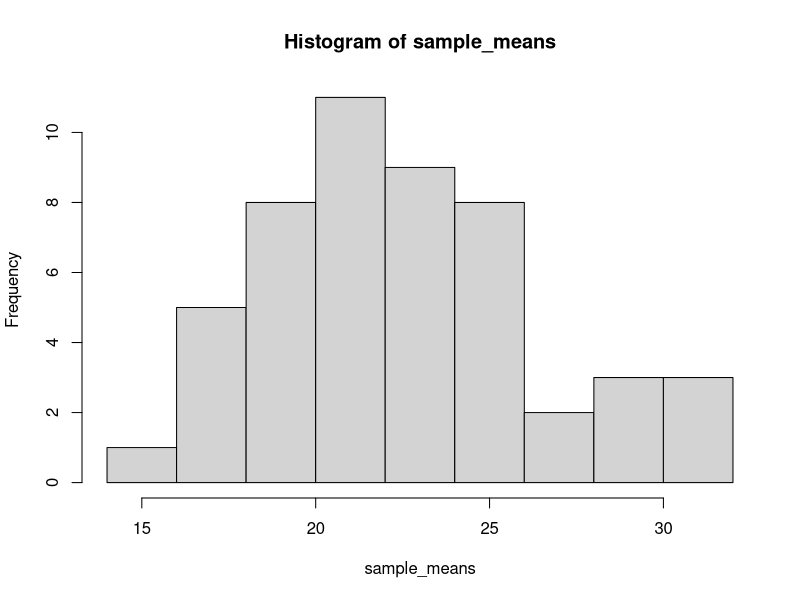
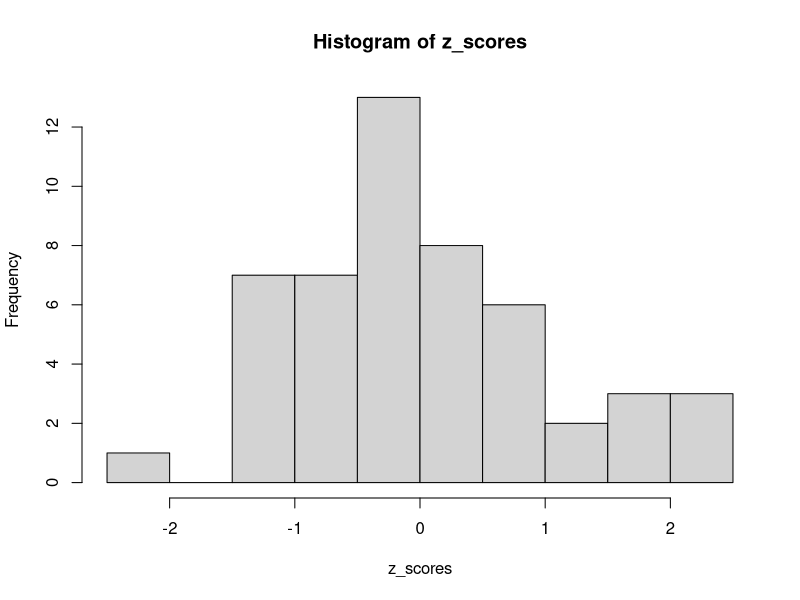
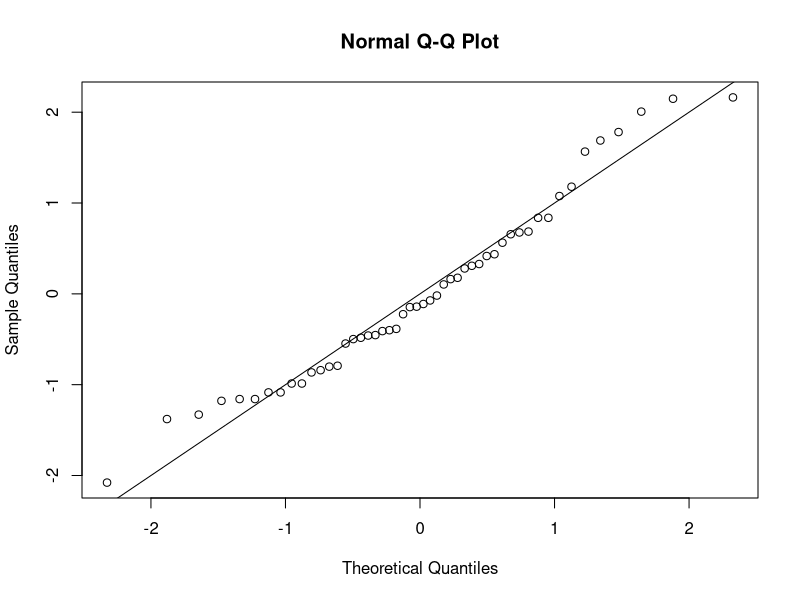
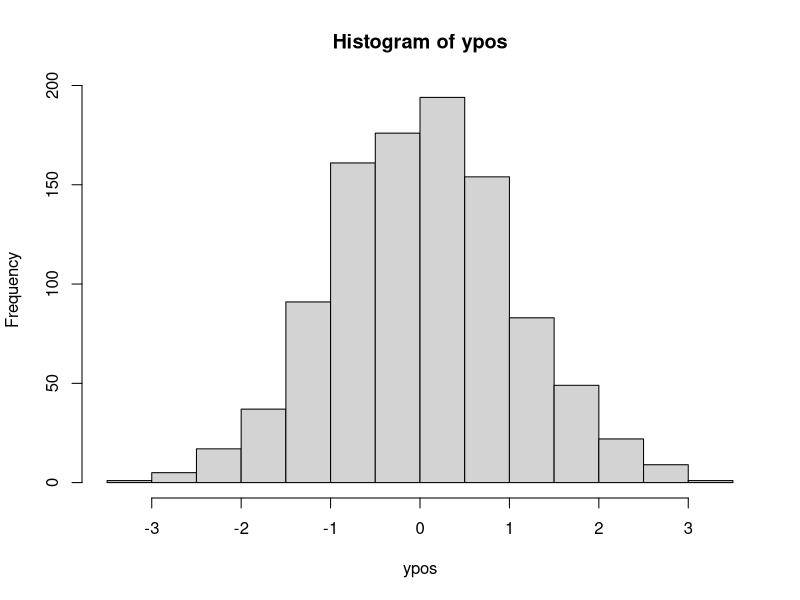

Write R code to recreate these figures, in order.
## ---- chunk 1
if (!require("MASS")){
  install.packages("MASS")
}
library(MASS)
attach(Boston)
## ---- chunk 2
x <- sample(medv, 5, replace=TRUE)
mean(x)
## ---- chunk 3
sample_means <- rep(0, 50)
for (i in 1:50) {
  sample_means[i] <- mean(sample(medv, 5, replace=TRUE))
}
## ---- chunk 4
hist(sample_means)
## ---- chunk 5
var(medv)
sd(medv)

sd(medv)^2
## ---- chunk 6

sd(sample_means)/sqrt(length((sample_means)))
## ---- chunk 7
n <- length(sample_means)
xbar <- mean(medv)
## ---- chunk 8
margin_of_error <- qt(0.975, df=n-1) * sd(sample_means)/sqrt(n)
## ---- chunk 9
lower <- xbar - margin_of_error
higher <- xbar + margin_of_error
cat("CI is", lower, "to", higher)
## ---- chunk 10
z_scores <- (sample_means - mean(sample_means)) / sd(sample_means)
z_scores
## ---- chunk 11
hist(z_scores)
## ---- chunk 12
qqnorm(z_scores)
abline(a=0, b=1)
## ---- chunk 13
ypos <- rt(1000, n-1)
hist(ypos)
## ---- chunk 14
result <- t.test(sample_means, mu = mean(sample_means))

result 
